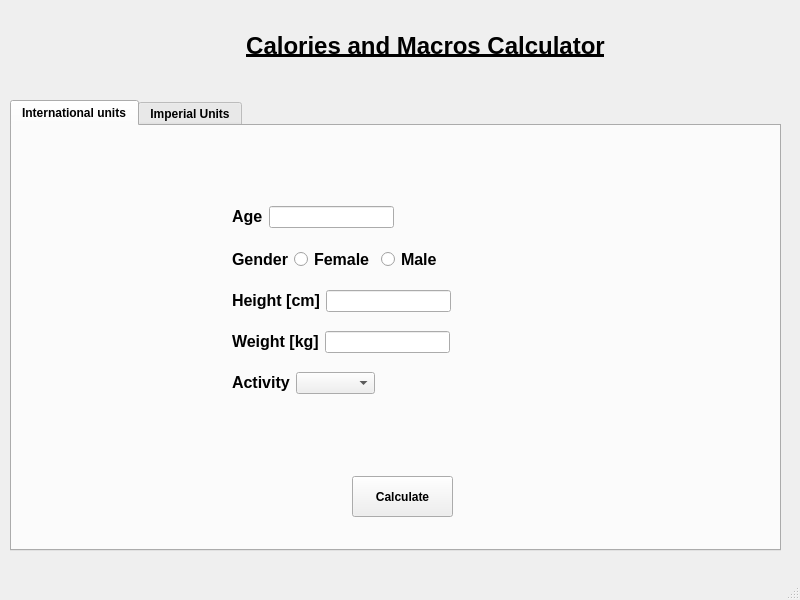
<?xml version="1.0" encoding="UTF-8"?>
<ui version="4.0">
 <class>MainWindow</class>
 <widget class="QMainWindow" name="MainWindow">
  <property name="geometry">
   <rect>
    <x>0</x>
    <y>0</y>
    <width>800</width>
    <height>600</height>
   </rect>
  </property>
  <property name="font">
   <font>
    <bold>true</bold>
   </font>
  </property>
  <property name="windowTitle">
   <string>MainWindow</string>
  </property>
  <widget class="QWidget" name="centralwidget">
   <widget class="QLabel" name="label">
    <property name="geometry">
     <rect>
      <x>240</x>
      <y>30</y>
      <width>371</width>
      <height>33</height>
     </rect>
    </property>
    <property name="sizePolicy">
     <sizepolicy hsizetype="Preferred" vsizetype="Preferred">
      <horstretch>0</horstretch>
      <verstretch>0</verstretch>
     </sizepolicy>
    </property>
    <property name="text">
     <string>&lt;html&gt;&lt;head/&gt;&lt;body&gt;&lt;h1 align=&quot;center&quot; style=&quot; margin-top:18px; margin-bottom:12px; margin-left:0px; margin-right:0px; -qt-block-indent:0; text-indent:0px;&quot;&gt;&lt;span style=&quot; font-size:18pt; text-decoration: underline;&quot;&gt;Calories and Macros Calculator&lt;/span&gt;&lt;/h1&gt;&lt;/body&gt;&lt;/html&gt;</string>
    </property>
    <property name="alignment">
     <set>Qt::AlignCenter</set>
    </property>
   </widget>
   <widget class="QTabWidget" name="units_tab">
    <property name="geometry">
     <rect>
      <x>10</x>
      <y>100</y>
      <width>771</width>
      <height>451</height>
     </rect>
    </property>
    <property name="currentIndex">
     <number>0</number>
    </property>
    <widget class="QWidget" name="international">
     <attribute name="title">
      <string>International units</string>
     </attribute>
     <widget class="QWidget" name="">
      <property name="geometry">
       <rect>
        <x>220</x>
        <y>80</y>
        <width>368</width>
        <height>188</height>
       </rect>
      </property>
      <layout class="QFormLayout" name="formLayout">
       <item row="0" column="0">
        <layout class="QHBoxLayout" name="horizontalLayout">
         <item>
          <widget class="QLabel" name="label_2">
           <property name="sizePolicy">
            <sizepolicy hsizetype="Preferred" vsizetype="Preferred">
             <horstretch>0</horstretch>
             <verstretch>0</verstretch>
            </sizepolicy>
           </property>
           <property name="font">
            <font>
             <pointsize>10</pointsize>
             <bold>true</bold>
            </font>
           </property>
           <property name="text">
            <string>&lt;h3&gt;Age</string>
           </property>
          </widget>
         </item>
         <item>
          <widget class="QLineEdit" name="line_edt_international_age"/>
         </item>
         <item>
          <spacer name="horizontalSpacer_4">
           <property name="orientation">
            <enum>Qt::Horizontal</enum>
           </property>
           <property name="sizeHint" stdset="0">
            <size>
             <width>40</width>
             <height>20</height>
            </size>
           </property>
          </spacer>
         </item>
        </layout>
       </item>
       <item row="2" column="0">
        <layout class="QHBoxLayout" name="horizontalLayout_2">
         <item>
          <widget class="QLabel" name="label_3">
           <property name="font">
            <font>
             <pointsize>10</pointsize>
             <bold>true</bold>
            </font>
           </property>
           <property name="text">
            <string>&lt;h3
&gt;Gender</string>
           </property>
          </widget>
         </item>
         <item>
          <widget class="QRadioButton" name="radio_female_international">
           <property name="font">
            <font>
             <pointsize>12</pointsize>
             <bold>true</bold>
            </font>
           </property>
           <property name="text">
            <string>Female</string>
           </property>
          </widget>
         </item>
         <item>
          <widget class="QRadioButton" name="radio_female_international_2">
           <property name="font">
            <font>
             <pointsize>12</pointsize>
             <bold>true</bold>
            </font>
           </property>
           <property name="text">
            <string>Male</string>
           </property>
          </widget>
         </item>
         <item>
          <spacer name="horizontalSpacer_5">
           <property name="orientation">
            <enum>Qt::Horizontal</enum>
           </property>
           <property name="sizeHint" stdset="0">
            <size>
             <width>40</width>
             <height>20</height>
            </size>
           </property>
          </spacer>
         </item>
        </layout>
       </item>
       <item row="4" column="0">
        <layout class="QHBoxLayout" name="horizontalLayout_3">
         <item>
          <widget class="QLabel" name="label_4">
           <property name="font">
            <font>
             <pointsize>10</pointsize>
             <bold>true</bold>
            </font>
           </property>
           <property name="text">
            <string>&lt;h3&gt;Height [cm]</string>
           </property>
          </widget>
         </item>
         <item>
          <widget class="QLineEdit" name="line_edt_international_height">
           <property name="alignment">
            <set>Qt::AlignCenter</set>
           </property>
          </widget>
         </item>
         <item>
          <spacer name="horizontalSpacer_3">
           <property name="orientation">
            <enum>Qt::Horizontal</enum>
           </property>
           <property name="sizeHint" stdset="0">
            <size>
             <width>40</width>
             <height>20</height>
            </size>
           </property>
          </spacer>
         </item>
        </layout>
       </item>
       <item row="6" column="0">
        <layout class="QHBoxLayout" name="horizontalLayout_4">
         <item>
          <widget class="QLabel" name="label_12">
           <property name="font">
            <font>
             <pointsize>10</pointsize>
             <bold>true</bold>
            </font>
           </property>
           <property name="text">
            <string>&lt;h3&gt;Weight [kg]</string>
           </property>
          </widget>
         </item>
         <item>
          <widget class="QLineEdit" name="line_edt_international_weight"/>
         </item>
         <item>
          <spacer name="horizontalSpacer_2">
           <property name="orientation">
            <enum>Qt::Horizontal</enum>
           </property>
           <property name="sizeHint" stdset="0">
            <size>
             <width>40</width>
             <height>20</height>
            </size>
           </property>
          </spacer>
         </item>
        </layout>
       </item>
       <item row="8" column="0">
        <layout class="QHBoxLayout" name="horizontalLayout_5">
         <item>
          <widget class="QLabel" name="label_6">
           <property name="sizePolicy">
            <sizepolicy hsizetype="Preferred" vsizetype="Preferred">
             <horstretch>0</horstretch>
             <verstretch>0</verstretch>
            </sizepolicy>
           </property>
           <property name="font">
            <font>
             <pointsize>10</pointsize>
             <bold>true</bold>
            </font>
           </property>
           <property name="text">
            <string>&lt;h3&gt;Activity</string>
           </property>
          </widget>
         </item>
         <item>
          <widget class="QComboBox" name="combo_box_international_activity"/>
         </item>
         <item>
          <spacer name="horizontalSpacer">
           <property name="orientation">
            <enum>Qt::Horizontal</enum>
           </property>
           <property name="sizeType">
            <enum>QSizePolicy::Expanding</enum>
           </property>
           <property name="sizeHint" stdset="0">
            <size>
             <width>40</width>
             <height>20</height>
            </size>
           </property>
          </spacer>
         </item>
        </layout>
       </item>
       <item row="1" column="0">
        <spacer name="verticalSpacer">
         <property name="orientation">
          <enum>Qt::Vertical</enum>
         </property>
         <property name="sizeHint" stdset="0">
          <size>
           <width>20</width>
           <height>40</height>
          </size>
         </property>
        </spacer>
       </item>
       <item row="3" column="0">
        <spacer name="verticalSpacer_2">
         <property name="orientation">
          <enum>Qt::Vertical</enum>
         </property>
         <property name="sizeHint" stdset="0">
          <size>
           <width>20</width>
           <height>40</height>
          </size>
         </property>
        </spacer>
       </item>
       <item row="5" column="0">
        <spacer name="verticalSpacer_3">
         <property name="orientation">
          <enum>Qt::Vertical</enum>
         </property>
         <property name="sizeHint" stdset="0">
          <size>
           <width>20</width>
           <height>40</height>
          </size>
         </property>
        </spacer>
       </item>
       <item row="7" column="0">
        <spacer name="verticalSpacer_4">
         <property name="orientation">
          <enum>Qt::Vertical</enum>
         </property>
         <property name="sizeHint" stdset="0">
          <size>
           <width>20</width>
           <height>40</height>
          </size>
         </property>
        </spacer>
       </item>
      </layout>
     </widget>
     <widget class="QPushButton" name="btn_international_calculate">
      <property name="geometry">
       <rect>
        <x>340</x>
        <y>350</y>
        <width>101</width>
        <height>41</height>
       </rect>
      </property>
      <property name="sizePolicy">
       <sizepolicy hsizetype="Preferred" vsizetype="Preferred">
        <horstretch>0</horstretch>
        <verstretch>0</verstretch>
       </sizepolicy>
      </property>
      <property name="text">
       <string>Calculate</string>
      </property>
     </widget>
    </widget>
    <widget class="QWidget" name="imperial">
     <attribute name="title">
      <string>Imperial Units</string>
     </attribute>
     <widget class="QPushButton" name="btn_calculate_imperial">
      <property name="geometry">
       <rect>
        <x>340</x>
        <y>350</y>
        <width>101</width>
        <height>41</height>
       </rect>
      </property>
      <property name="sizePolicy">
       <sizepolicy hsizetype="Preferred" vsizetype="Preferred">
        <horstretch>0</horstretch>
        <verstretch>0</verstretch>
       </sizepolicy>
      </property>
      <property name="text">
       <string>Calculate</string>
      </property>
     </widget>
     <widget class="QWidget" name="layoutWidget_2">
      <property name="geometry">
       <rect>
        <x>220</x>
        <y>80</y>
        <width>368</width>
        <height>188</height>
       </rect>
      </property>
      <layout class="QFormLayout" name="formLayout_3">
       <item row="0" column="0">
        <layout class="QHBoxLayout" name="horizontalLayout_17">
         <item>
          <widget class="QLabel" name="label_17">
           <property name="sizePolicy">
            <sizepolicy hsizetype="Preferred" vsizetype="Preferred">
             <horstretch>0</horstretch>
             <verstretch>0</verstretch>
            </sizepolicy>
           </property>
           <property name="font">
            <font>
             <pointsize>10</pointsize>
             <bold>true</bold>
            </font>
           </property>
           <property name="text">
            <string>&lt;h3&gt;Age</string>
           </property>
          </widget>
         </item>
         <item>
          <widget class="QLineEdit" name="line_edt_imperial_age"/>
         </item>
         <item>
          <spacer name="horizontalSpacer_11">
           <property name="orientation">
            <enum>Qt::Horizontal</enum>
           </property>
           <property name="sizeHint" stdset="0">
            <size>
             <width>40</width>
             <height>20</height>
            </size>
           </property>
          </spacer>
         </item>
        </layout>
       </item>
       <item row="2" column="0">
        <layout class="QHBoxLayout" name="horizontalLayout_18">
         <item>
          <widget class="QLabel" name="label_18">
           <property name="font">
            <font>
             <pointsize>10</pointsize>
             <bold>true</bold>
            </font>
           </property>
           <property name="text">
            <string>&lt;h3
&gt;Gender</string>
           </property>
          </widget>
         </item>
         <item>
          <widget class="QRadioButton" name="radio_female_imperial">
           <property name="font">
            <font>
             <pointsize>12</pointsize>
             <bold>true</bold>
            </font>
           </property>
           <property name="text">
            <string>Female</string>
           </property>
          </widget>
         </item>
         <item>
          <widget class="QRadioButton" name="radio_male_imperial">
           <property name="font">
            <font>
             <pointsize>12</pointsize>
             <bold>true</bold>
            </font>
           </property>
           <property name="text">
            <string>Male</string>
           </property>
          </widget>
         </item>
         <item>
          <spacer name="horizontalSpacer_12">
           <property name="orientation">
            <enum>Qt::Horizontal</enum>
           </property>
           <property name="sizeHint" stdset="0">
            <size>
             <width>40</width>
             <height>20</height>
            </size>
           </property>
          </spacer>
         </item>
        </layout>
       </item>
       <item row="4" column="0">
        <layout class="QHBoxLayout" name="horizontalLayout_19">
         <item>
          <widget class="QLabel" name="label_19">
           <property name="font">
            <font>
             <pointsize>10</pointsize>
             <bold>true</bold>
            </font>
           </property>
           <property name="text">
            <string>&lt;h3&gt;Height [cm]</string>
           </property>
          </widget>
         </item>
         <item>
          <widget class="QLineEdit" name="line_edt_imperial_height">
           <property name="alignment">
            <set>Qt::AlignCenter</set>
           </property>
          </widget>
         </item>
         <item>
          <spacer name="horizontalSpacer_13">
           <property name="orientation">
            <enum>Qt::Horizontal</enum>
           </property>
           <property name="sizeHint" stdset="0">
            <size>
             <width>40</width>
             <height>20</height>
            </size>
           </property>
          </spacer>
         </item>
        </layout>
       </item>
       <item row="6" column="0">
        <layout class="QHBoxLayout" name="horizontalLayout_20">
         <item>
          <widget class="QLabel" name="label_20">
           <property name="font">
            <font>
             <pointsize>10</pointsize>
             <bold>true</bold>
            </font>
           </property>
           <property name="text">
            <string>&lt;h3&gt;Weight [kg]</string>
           </property>
          </widget>
         </item>
         <item>
          <widget class="QLineEdit" name="line_edt_imperial_weight"/>
         </item>
         <item>
          <spacer name="horizontalSpacer_14">
           <property name="orientation">
            <enum>Qt::Horizontal</enum>
           </property>
           <property name="sizeHint" stdset="0">
            <size>
             <width>40</width>
             <height>20</height>
            </size>
           </property>
          </spacer>
         </item>
        </layout>
       </item>
       <item row="8" column="0">
        <layout class="QHBoxLayout" name="horizontalLayout_21">
         <item>
          <widget class="QLabel" name="label_21">
           <property name="sizePolicy">
            <sizepolicy hsizetype="Preferred" vsizetype="Preferred">
             <horstretch>0</horstretch>
             <verstretch>0</verstretch>
            </sizepolicy>
           </property>
           <property name="font">
            <font>
             <pointsize>10</pointsize>
             <bold>true</bold>
            </font>
           </property>
           <property name="text">
            <string>&lt;h3&gt;Activity</string>
           </property>
          </widget>
         </item>
         <item>
          <widget class="QComboBox" name="combo_box_imerial_activity"/>
         </item>
         <item>
          <spacer name="horizontalSpacer_15">
           <property name="orientation">
            <enum>Qt::Horizontal</enum>
           </property>
           <property name="sizeType">
            <enum>QSizePolicy::Expanding</enum>
           </property>
           <property name="sizeHint" stdset="0">
            <size>
             <width>40</width>
             <height>20</height>
            </size>
           </property>
          </spacer>
         </item>
        </layout>
       </item>
       <item row="1" column="0">
        <spacer name="verticalSpacer_5">
         <property name="orientation">
          <enum>Qt::Vertical</enum>
         </property>
         <property name="sizeHint" stdset="0">
          <size>
           <width>20</width>
           <height>40</height>
          </size>
         </property>
        </spacer>
       </item>
       <item row="3" column="0">
        <spacer name="verticalSpacer_6">
         <property name="orientation">
          <enum>Qt::Vertical</enum>
         </property>
         <property name="sizeHint" stdset="0">
          <size>
           <width>20</width>
           <height>40</height>
          </size>
         </property>
        </spacer>
       </item>
       <item row="5" column="0">
        <spacer name="verticalSpacer_7">
         <property name="orientation">
          <enum>Qt::Vertical</enum>
         </property>
         <property name="sizeHint" stdset="0">
          <size>
           <width>20</width>
           <height>40</height>
          </size>
         </property>
        </spacer>
       </item>
       <item row="7" column="0">
        <spacer name="verticalSpacer_8">
         <property name="orientation">
          <enum>Qt::Vertical</enum>
         </property>
         <property name="sizeHint" stdset="0">
          <size>
           <width>20</width>
           <height>40</height>
          </size>
         </property>
        </spacer>
       </item>
      </layout>
     </widget>
    </widget>
   </widget>
  </widget>
  <widget class="QMenuBar" name="menubar">
   <property name="geometry">
    <rect>
     <x>0</x>
     <y>0</y>
     <width>800</width>
     <height>22</height>
    </rect>
   </property>
  </widget>
  <widget class="QStatusBar" name="statusbar"/>
 </widget>
 <resources/>
 <connections/>
</ui>
